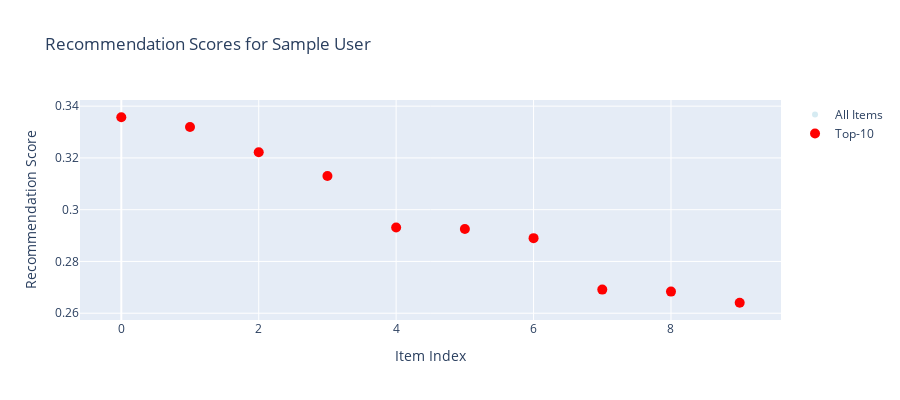

The notebook cell this image was saved under:
### Markdown cell above
## 4. Generate Recommendations and Visualize

### Code cell
# Generate recommendations for a sample user
sample_user_id = tf.constant([0])
sample_item_ids = tf.constant(np.arange(n_items).reshape(1, -1))

rec_indices, rec_scores = model([sample_user_id, sample_item_ids], training=False)

print(f"✅ Generated recommendations for user {sample_user_id[0].numpy()}")
print(f"   Top-{model.top_k} recommended items: {rec_indices[0].numpy()}")
print(f"   Recommendation scores: {rec_scores[0].numpy()}")

# Visualize recommendation scores
fig = KMRPlotter.plot_recommendation_scores(
    rec_scores[0].numpy(),
    top_k=model.top_k,
    title="Recommendation Scores for Sample User"
)
fig.show()

### Figure 1 — Plotly figure (JSON) as saved in the notebook; plotly's stock layout.template omitted (floating-point values rounded to 4 significant figures)
{"data": [{"marker": {"color": "lightblue", "opacity": 0.5}, "mode": "markers", "name": "All Items", "type": "scatter", "x": [0, 1, 2, 3, 4, 5, 6, 7, 8, 9], "y": [0.3357, 0.3319, 0.3222, 0.313, 0.2931, 0.2926, 0.289, 0.2691, 0.2683, 0.264]}, {"marker": {"color": "red", "size": 10}, "mode": "markers", "name": "Top-10", "type": "scatter", "x": [0, 1, 2, 3, 4, 5, 6, 7, 8, 9], "y": [0.3357, 0.3319, 0.3222, 0.313, 0.2931, 0.2926, 0.289, 0.2691, 0.2683, 0.264]}], "layout": {"height": 400, "title": {"text": "Recommendation Scores for Sample User"}, "xaxis": {"title": {"text": "Item Index"}}, "yaxis": {"title": {"text": "Recommendation Score"}}}}
